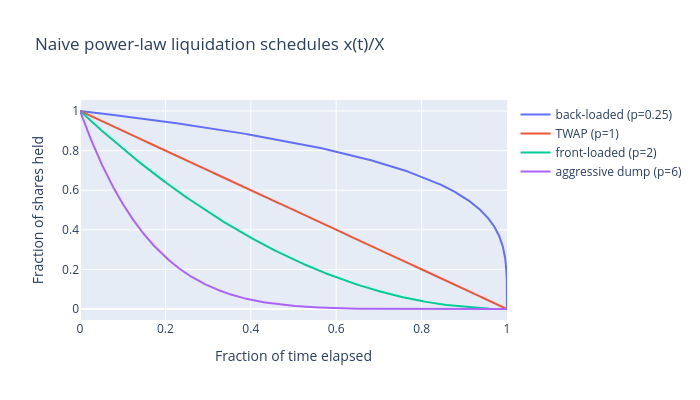

Notebook source saved alongside this figure:
### Code cell
naive_ps = {
    "back-loaded (p=0.25)": 0.25,
    "TWAP (p=1)": 1.0,
    "front-loaded (p=2)": 2.0,
    "aggressive dump (p=6)": 6.0,
}

fig = go.Figure()
for label, p in naive_ps.items():
    fig.add_trace(
        go.Scatter(
            x=t_fine / T,
            y=power_law_holdings(t_fine, X, T, p) / X,
            mode="lines",
            name=label,
            line={"width": 2},
        )
    )
fig.update_layout(
    title="Naive power-law liquidation schedules x(t)/X",
    xaxis_title="Fraction of time elapsed",
    yaxis_title="Fraction of shares held",
    width=700,
    height=400,
)
fig.show()

### Figure 1 — Plotly figure (JSON) as saved in the notebook; plotly's stock layout.template omitted (floating-point values rounded to 4 significant figures; data arrays with more than 128 entries replaced by an {"elided": "..."} marker saying what was removed)
{"data": [{"line": {"width": 2}, "mode": "lines", "name": "back-loaded (p=0.25)", "type": "scatter", "x": {"elided": "2001 float values"}, "y": {"elided": "2001 float values"}}, {"line": {"width": 2}, "mode": "lines", "name": "TWAP (p=1)", "type": "scatter", "x": {"elided": "2001 float values"}, "y": {"elided": "2001 float values"}}, {"line": {"width": 2}, "mode": "lines", "name": "front-loaded (p=2)", "type": "scatter", "x": {"elided": "2001 float values"}, "y": {"elided": "2001 float values"}}, {"line": {"width": 2}, "mode": "lines", "name": "aggressive dump (p=6)", "type": "scatter", "x": {"elided": "2001 float values"}, "y": {"elided": "2001 float values"}}], "layout": {"height": 400, "title": {"text": "Naive power-law liquidation schedules x(t)/X"}, "width": 700, "xaxis": {"title": {"text": "Fraction of time elapsed"}}, "yaxis": {"title": {"text": "Fraction of shares held"}}}}
